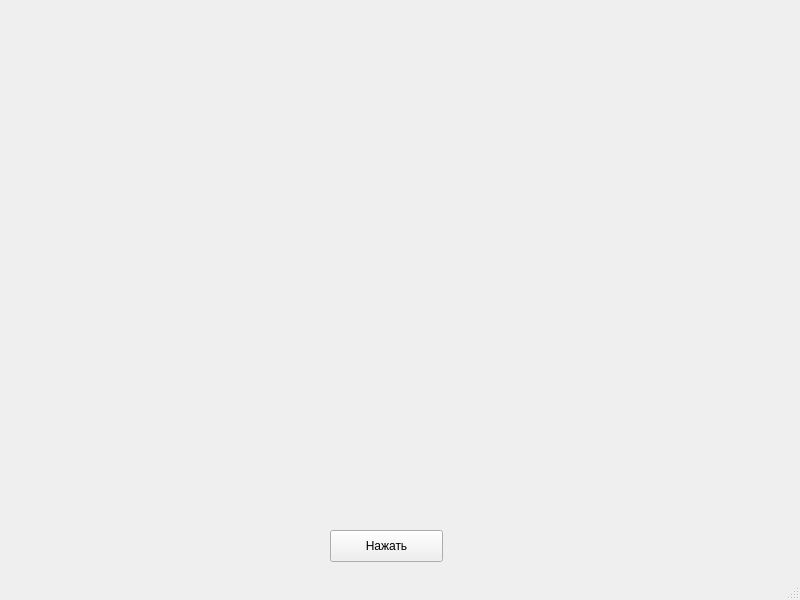
<?xml version="1.0" encoding="UTF-8"?>
<ui version="4.0">
 <class>MainWindow</class>
 <widget class="QMainWindow" name="MainWindow">
  <property name="geometry">
   <rect>
    <x>0</x>
    <y>0</y>
    <width>800</width>
    <height>600</height>
   </rect>
  </property>
  <property name="windowTitle">
   <string>MainWindow</string>
  </property>
  <widget class="QWidget" name="centralwidget">
   <widget class="QPushButton" name="pushButton">
    <property name="geometry">
     <rect>
      <x>330</x>
      <y>530</y>
      <width>113</width>
      <height>32</height>
     </rect>
    </property>
    <property name="text">
     <string>Нажать</string>
    </property>
   </widget>
  </widget>
  <widget class="QStatusBar" name="statusbar"/>
 </widget>
 <resources/>
 <connections/>
</ui>
